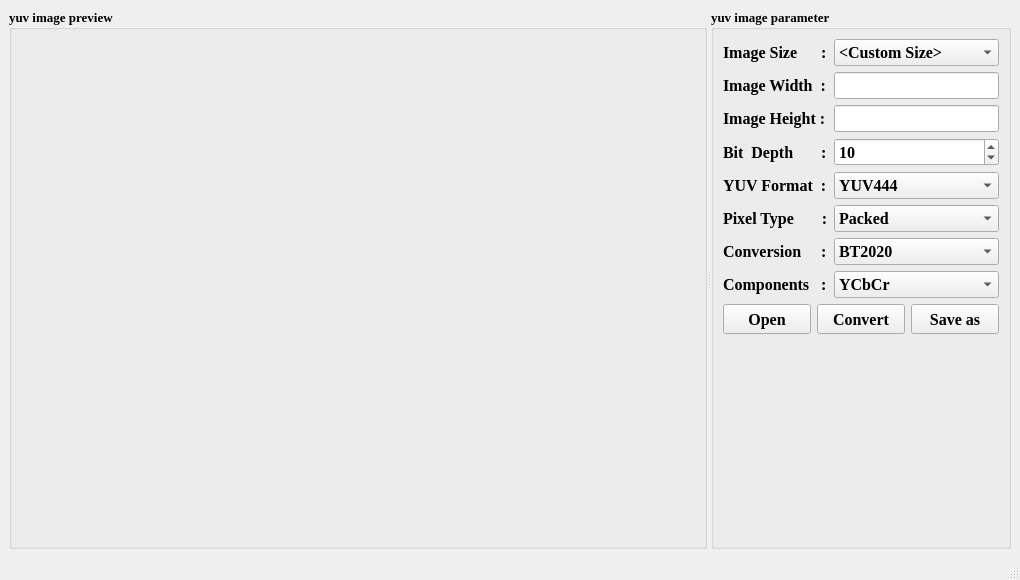
<?xml version="1.0" encoding="UTF-8"?>
<ui version="4.0">
 <class>YUV_Viewer</class>
 <widget class="QMainWindow" name="YUV_Viewer">
  <property name="geometry">
   <rect>
    <x>0</x>
    <y>0</y>
    <width>1020</width>
    <height>580</height>
   </rect>
  </property>
  <property name="minimumSize">
   <size>
    <width>1020</width>
    <height>580</height>
   </size>
  </property>
  <property name="windowTitle">
   <string>MainWindow</string>
  </property>
  <property name="styleSheet">
   <string notr="true"/>
  </property>
  <widget class="QWidget" name="centralwidget">
   <layout class="QGridLayout" name="gridLayout_3">
    <item row="0" column="0">
     <widget class="QSplitter" name="splitter">
      <property name="orientation">
       <enum>Qt::Horizontal</enum>
      </property>
      <widget class="QGroupBox" name="image_box">
       <property name="font">
        <font>
         <family>Times New Roman</family>
         <pointsize>10</pointsize>
         <bold>true</bold>
        </font>
       </property>
       <property name="title">
        <string>yuv image preview</string>
       </property>
       <layout class="QGridLayout" name="gridLayout_2">
        <item row="0" column="0">
         <layout class="QGridLayout" name="image_layout"/>
        </item>
       </layout>
      </widget>
      <widget class="QGroupBox" name="groupBox">
       <property name="minimumSize">
        <size>
         <width>260</width>
         <height>420</height>
        </size>
       </property>
       <property name="maximumSize">
        <size>
         <width>300</width>
         <height>16777215</height>
        </size>
       </property>
       <property name="font">
        <font>
         <family>Times New Roman</family>
         <pointsize>10</pointsize>
         <bold>true</bold>
        </font>
       </property>
       <property name="title">
        <string>yuv image parameter</string>
       </property>
       <layout class="QGridLayout" name="gridLayout_4">
        <item row="0" column="0">
         <layout class="QVBoxLayout" name="verticalLayout">
          <item>
           <layout class="QGridLayout" name="gridLayout">
            <item row="6" column="0">
             <widget class="QLabel" name="label_8">
              <property name="font">
               <font>
                <family>Times New Roman</family>
                <pointsize>12</pointsize>
                <italic>false</italic>
                <bold>true</bold>
               </font>
              </property>
              <property name="text">
               <string>Conversion     :</string>
              </property>
             </widget>
            </item>
            <item row="1" column="0">
             <widget class="QLabel" name="label">
              <property name="font">
               <font>
                <family>Times New Roman</family>
                <pointsize>12</pointsize>
                <bold>true</bold>
               </font>
              </property>
              <property name="text">
               <string>Image Width  :</string>
              </property>
             </widget>
            </item>
            <item row="2" column="1">
             <widget class="QLineEdit" name="imheight">
              <property name="font">
               <font>
                <family>Times New Roman</family>
                <pointsize>12</pointsize>
                <bold>true</bold>
               </font>
              </property>
             </widget>
            </item>
            <item row="7" column="0">
             <widget class="QLabel" name="label_9">
              <property name="font">
               <font>
                <family>Times New Roman</family>
                <pointsize>12</pointsize>
                <italic>false</italic>
                <bold>true</bold>
               </font>
              </property>
              <property name="text">
               <string>Components   :</string>
              </property>
             </widget>
            </item>
            <item row="2" column="0">
             <widget class="QLabel" name="label_2">
              <property name="font">
               <font>
                <family>Times New Roman</family>
                <pointsize>12</pointsize>
                <bold>true</bold>
               </font>
              </property>
              <property name="text">
               <string>Image Height :</string>
              </property>
             </widget>
            </item>
            <item row="3" column="0">
             <widget class="QLabel" name="label_7">
              <property name="font">
               <font>
                <family>Times New Roman</family>
                <pointsize>12</pointsize>
                <italic>false</italic>
                <bold>true</bold>
               </font>
              </property>
              <property name="text">
               <string>Bit  Depth       :</string>
              </property>
             </widget>
            </item>
            <item row="3" column="1">
             <widget class="QSpinBox" name="spin_bit">
              <property name="font">
               <font>
                <family>Times New Roman</family>
                <pointsize>12</pointsize>
                <bold>true</bold>
               </font>
              </property>
              <property name="minimum">
               <number>8</number>
              </property>
              <property name="maximum">
               <number>16</number>
              </property>
              <property name="value">
               <number>10</number>
              </property>
             </widget>
            </item>
            <item row="5" column="1">
             <widget class="QComboBox" name="packtype_combx">
              <property name="font">
               <font>
                <family>Times New Roman</family>
                <pointsize>12</pointsize>
                <bold>true</bold>
               </font>
              </property>
              <item>
               <property name="text">
                <string>Packed</string>
               </property>
              </item>
              <item>
               <property name="text">
                <string>Planar</string>
               </property>
              </item>
             </widget>
            </item>
            <item row="4" column="1">
             <widget class="QComboBox" name="yuv_format">
              <property name="font">
               <font>
                <family>Times New Roman</family>
                <pointsize>12</pointsize>
                <bold>true</bold>
               </font>
              </property>
              <item>
               <property name="text">
                <string>YUV444</string>
               </property>
              </item>
              <item>
               <property name="text">
                <string>YUV422</string>
               </property>
              </item>
              <item>
               <property name="text">
                <string>YUV420</string>
               </property>
              </item>
             </widget>
            </item>
            <item row="4" column="0">
             <widget class="QLabel" name="label_3">
              <property name="font">
               <font>
                <family>Times New Roman</family>
                <pointsize>12</pointsize>
                <bold>true</bold>
               </font>
              </property>
              <property name="text">
               <string>YUV Format  :</string>
              </property>
             </widget>
            </item>
            <item row="0" column="0">
             <widget class="QLabel" name="label_4">
              <property name="font">
               <font>
                <family>Times New Roman</family>
                <pointsize>12</pointsize>
                <bold>true</bold>
               </font>
              </property>
              <property name="text">
               <string>Image Size      :</string>
              </property>
             </widget>
            </item>
            <item row="6" column="1">
             <widget class="QComboBox" name="conversion_combx">
              <property name="font">
               <font>
                <family>Times New Roman</family>
                <pointsize>12</pointsize>
                <bold>true</bold>
               </font>
              </property>
              <item>
               <property name="text">
                <string>BT2020</string>
               </property>
              </item>
              <item>
               <property name="text">
                <string>BT601</string>
               </property>
              </item>
              <item>
               <property name="text">
                <string>Rec709</string>
               </property>
              </item>
             </widget>
            </item>
            <item row="1" column="1">
             <widget class="QLineEdit" name="imwidth">
              <property name="font">
               <font>
                <family>Times New Roman</family>
                <pointsize>12</pointsize>
                <bold>true</bold>
               </font>
              </property>
             </widget>
            </item>
            <item row="7" column="1">
             <widget class="QComboBox" name="component_combx">
              <property name="font">
               <font>
                <family>Times New Roman</family>
                <pointsize>12</pointsize>
                <bold>true</bold>
               </font>
              </property>
              <item>
               <property name="text">
                <string>YCbCr</string>
               </property>
              </item>
              <item>
               <property name="text">
                <string>Y</string>
               </property>
              </item>
              <item>
               <property name="text">
                <string>Cb</string>
               </property>
              </item>
              <item>
               <property name="text">
                <string>Cr</string>
               </property>
              </item>
             </widget>
            </item>
            <item row="0" column="1">
             <widget class="QComboBox" name="size_combox">
              <property name="font">
               <font>
                <family>Times New Roman</family>
                <pointsize>12</pointsize>
                <bold>true</bold>
               </font>
              </property>
              <item>
               <property name="text">
                <string>&lt;Custom Size&gt;</string>
               </property>
              </item>
              <item>
               <property name="text">
                <string>VGA (640x480)</string>
               </property>
              </item>
              <item>
               <property name="text">
                <string>WVGA (832x480)</string>
               </property>
              </item>
              <item>
               <property name="text">
                <string>ITU (720x576)</string>
               </property>
              </item>
              <item>
               <property name="text">
                <string>720P (1280x720)</string>
               </property>
              </item>
              <item>
               <property name="text">
                <string>1080P (1920x1080)</string>
               </property>
              </item>
              <item>
               <property name="text">
                <string>4K (3840x2160)</string>
               </property>
              </item>
              <item>
               <property name="text">
                <string>XGA (1024x768)</string>
               </property>
              </item>
              <item>
               <property name="text">
                <string>XGA+ (1280x960)</string>
               </property>
              </item>
             </widget>
            </item>
            <item row="5" column="0">
             <widget class="QLabel" name="label_5">
              <property name="font">
               <font>
                <family>Times New Roman</family>
                <pointsize>12</pointsize>
                <bold>true</bold>
               </font>
              </property>
              <property name="text">
               <string>Pixel Type       :</string>
              </property>
             </widget>
            </item>
           </layout>
          </item>
          <item>
           <layout class="QHBoxLayout" name="horizontalLayout">
            <item>
             <widget class="QPushButton" name="btn_open">
              <property name="minimumSize">
               <size>
                <width>0</width>
                <height>30</height>
               </size>
              </property>
              <property name="font">
               <font>
                <family>Times New Roman</family>
                <pointsize>12</pointsize>
                <bold>true</bold>
               </font>
              </property>
              <property name="text">
               <string>Open</string>
              </property>
             </widget>
            </item>
            <item>
             <widget class="QPushButton" name="convert_btn">
              <property name="minimumSize">
               <size>
                <width>0</width>
                <height>30</height>
               </size>
              </property>
              <property name="font">
               <font>
                <family>Times New Roman</family>
                <pointsize>12</pointsize>
                <bold>true</bold>
               </font>
              </property>
              <property name="text">
               <string>Convert</string>
              </property>
             </widget>
            </item>
            <item>
             <widget class="QPushButton" name="save">
              <property name="minimumSize">
               <size>
                <width>0</width>
                <height>30</height>
               </size>
              </property>
              <property name="font">
               <font>
                <family>Times New Roman</family>
                <pointsize>12</pointsize>
                <bold>true</bold>
               </font>
              </property>
              <property name="text">
               <string>Save as</string>
              </property>
             </widget>
            </item>
           </layout>
          </item>
          <item>
           <spacer name="verticalSpacer">
            <property name="orientation">
             <enum>Qt::Vertical</enum>
            </property>
            <property name="sizeHint" stdset="0">
             <size>
              <width>20</width>
              <height>226</height>
             </size>
            </property>
           </spacer>
          </item>
         </layout>
        </item>
       </layout>
      </widget>
     </widget>
    </item>
   </layout>
  </widget>
  <widget class="QStatusBar" name="statusbar"/>
 </widget>
 <resources/>
 <connections/>
</ui>
